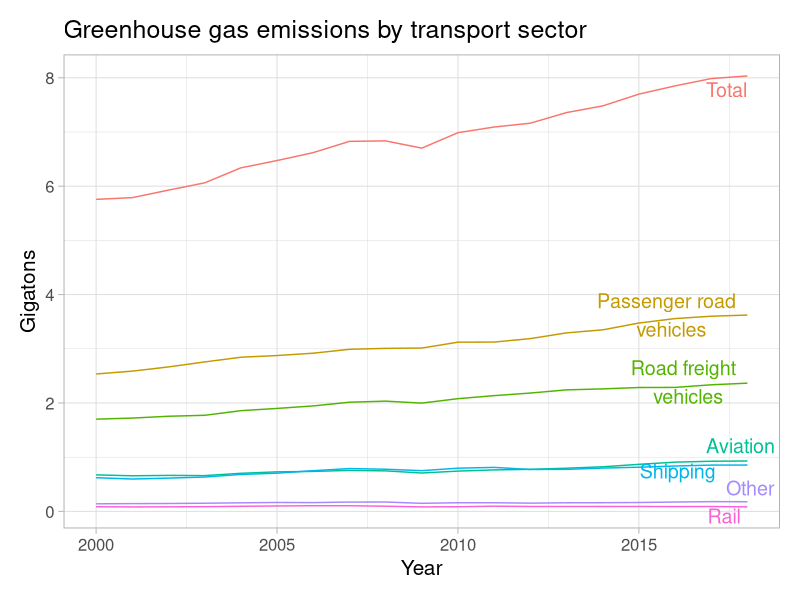

Recreate this plot in R.
## ---- chunk 1
knitr::opts_chunk$set(message = FALSE, warning=FALSE)
## ---- chunk 2
library(tidyverse)         # for graphing and data cleaning
library(kableExtra)        # for better tables
library(scales)            # to decide between scientific and extended number notation in plots
library(ggrepel)
library(grid)
## ---- chunk 3
#read the dataset into “R”. The dataset will be called "data".
data <- read.csv("transport-sector-co2-emissions.csv")
## ---- chunk 4
q = kbl(data) %>%
   kable_styling(bootstrap_options = c("responsive"))

q
## ---- chunk 5
data_long <- data %>%
       pivot_longer(!Year, names_to = "Transport_type", values_to = "Emissions")

q1 <- kbl(data_long) %>%
            kable_styling(bootstrap_options = c("responsive"))

head(q1)
## ---- chunk 6

data_long$Transport_type <- factor(data_long$Transport_type, levels=c("Total","Passenger.road.vehicles", "Road.freight.vehicles", "Aviation", "Shipping", "Other","Rail" ), labels = c("Total","Passenger road \n vehicles", "Road freight \n vehicles", "Aviation", "Shipping", "Other","Rail" ) )

tp = ggplot(data=data_long,aes(x=Year, y= Emissions, colour=Transport_type)) +
      geom_line() +
  geom_text_repel(data = subset(data_long, Year == "2018"), aes(x=Year, y= Emissions, label = subset(data_long, Year == "2018")$Transport_type), segment.color = NA, size = 5) + ggtitle("Greenhouse gas emissions by transport sector")+
  scale_colour_discrete(guide = 'none')  +    
  theme_light(base_size = 15) +   
  theme(plot.margin = unit(c(1,1,1,1), "lines")) +
   theme(panel.background = element_rect(fill = "#FFFFFF", colour = "#FFFFFF"), plot.background = element_rect(fill = "#FFFFFF", colour = "#FFFFFF")) +
   scale_y_continuous(name = "Gigatons") 

tp
